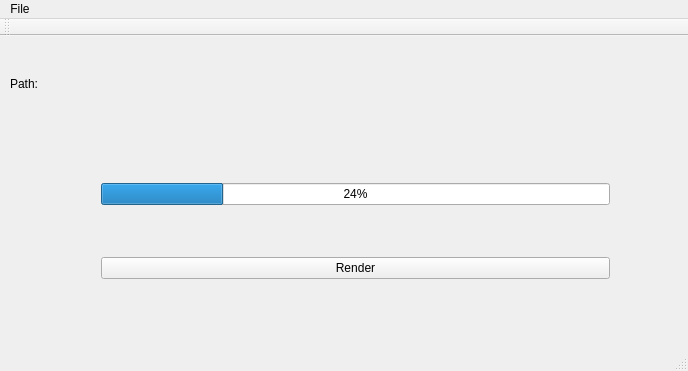
<?xml version="1.0" encoding="UTF-8"?>
<ui version="4.0">
 <class>MainWindow</class>
 <widget class="QMainWindow" name="MainWindow">
  <property name="geometry">
   <rect>
    <x>0</x>
    <y>0</y>
    <width>688</width>
    <height>371</height>
   </rect>
  </property>
  <property name="windowTitle">
   <string>MainWindow</string>
  </property>
  <widget class="QWidget" name="centralWidget">
   <widget class="QLabel" name="label">
    <property name="geometry">
     <rect>
      <x>10</x>
      <y>40</y>
      <width>55</width>
      <height>16</height>
     </rect>
    </property>
    <property name="text">
     <string>Path:</string>
    </property>
   </widget>
   <widget class="QLabel" name="label_Path">
    <property name="geometry">
     <rect>
      <x>50</x>
      <y>40</y>
      <width>611</width>
      <height>16</height>
     </rect>
    </property>
    <property name="text">
     <string/>
    </property>
   </widget>
   <widget class="QWidget" name="">
    <property name="geometry">
     <rect>
      <x>90</x>
      <y>90</y>
      <width>531</width>
      <height>211</height>
     </rect>
    </property>
    <layout class="QVBoxLayout" name="verticalLayout_2">
     <item>
      <layout class="QVBoxLayout" name="verticalLayout">
       <item>
        <widget class="QProgressBar" name="progressBar">
         <property name="value">
          <number>24</number>
         </property>
        </widget>
       </item>
      </layout>
     </item>
     <item>
      <widget class="QPushButton" name="pushButton">
       <property name="text">
        <string>Render</string>
       </property>
      </widget>
     </item>
    </layout>
   </widget>
  </widget>
  <widget class="QMenuBar" name="menuBar">
   <property name="geometry">
    <rect>
     <x>0</x>
     <y>0</y>
     <width>688</width>
     <height>26</height>
    </rect>
   </property>
   <widget class="QMenu" name="menuFile">
    <property name="title">
     <string>File</string>
    </property>
    <addaction name="actionSelect_Path"/>
   </widget>
   <addaction name="menuFile"/>
  </widget>
  <widget class="QToolBar" name="mainToolBar">
   <attribute name="toolBarArea">
    <enum>TopToolBarArea</enum>
   </attribute>
   <attribute name="toolBarBreak">
    <bool>false</bool>
   </attribute>
  </widget>
  <widget class="QStatusBar" name="statusBar"/>
  <action name="actionSelect_Path">
   <property name="text">
    <string>Select Path</string>
   </property>
  </action>
 </widget>
 <layoutdefault spacing="6" margin="11"/>
 <resources/>
 <connections/>
</ui>
